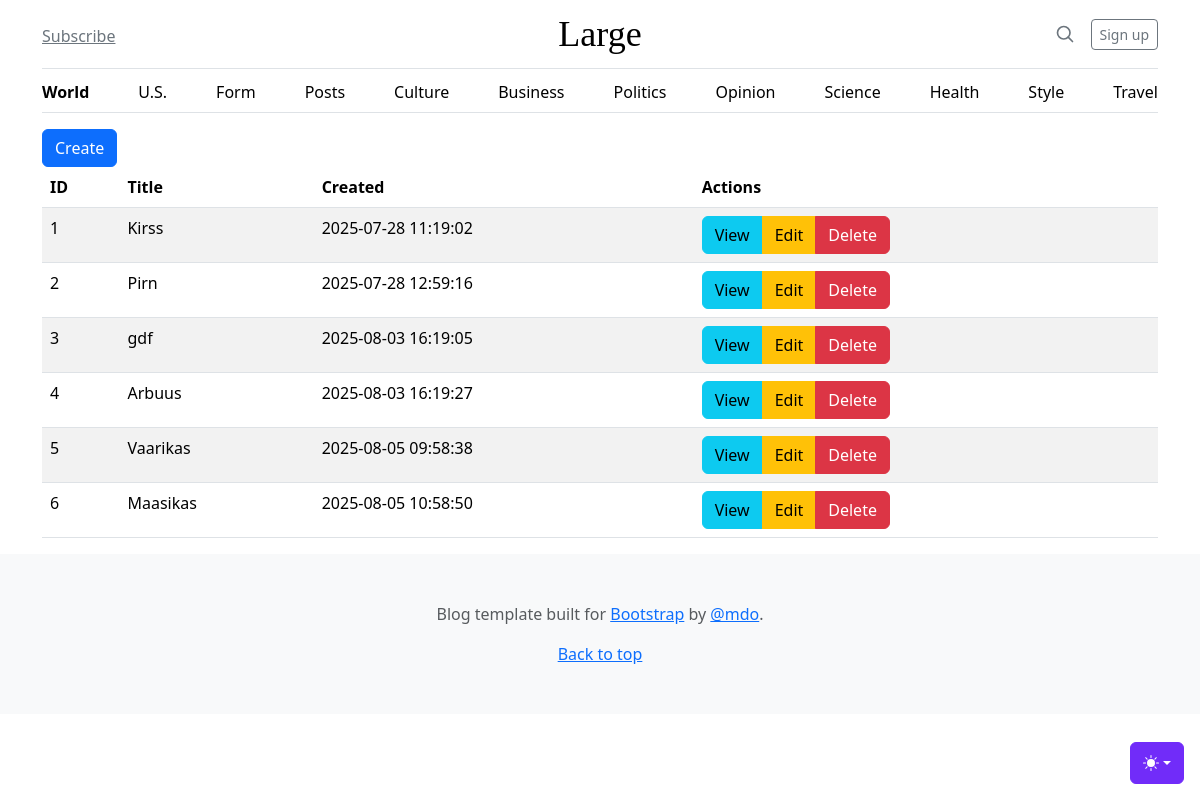
The page /admin/posts on the database as committed earlier.
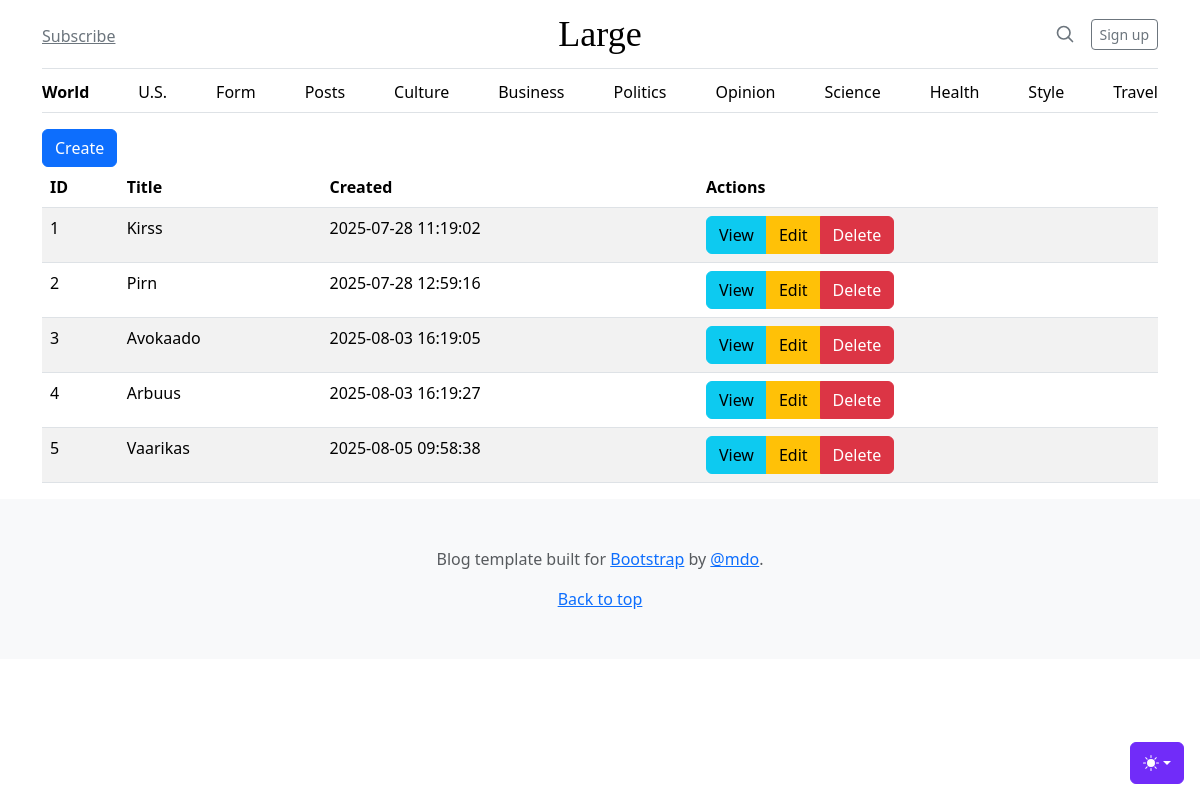
The same page on the database as committed later.
### tables this page shows
CREATE TABLE posts
(
    id      integer
        constraint posts_pk
            primary key autoincrement,
    title   text not null,
    body    text not null,
    created datetime
);

### src/Router.php (called while the page is built, shortened)
<?php
class Router {
    private static $routes = [];
    private $path;
    private $method;
    public function __construct($path, $method)  {
        $this ->path = parse_url($path, PHP_URL_PATH);
        $this->method = $method;
    }
    public function match() {
    foreach(self::$routes as $route){
        if($route['path'] === $this->path && $route['method'] === $this->method) {
            return $route;
        }
    }
    return false;
}
    public static function addRoute($method, $path, $action){
        self::$routes[] = ['method'=> $method, 'path' => $path, 'action' => $action];
    }
}

### src/Controllers/PostsController.php (called while the page is built, shortened)
<?php
class PostsController {
    public function index() {
        $posts = Post::all();
        include __DIR__ . '/../../views/posts/index.php';
    }
}

### src/DB.php (called while the page is built, shortened)
<?php
class DB {
    private $conn;
    public function __construct() {
        try {
        $this->conn = new PDO("sqlite:db.sqlite");
        $this->conn->setAttribute(PDO::ATTR_ERRMODE, PDO::ERRMODE_EXCEPTION);
        } catch(PDOException $e) {
        echo "Ühendus puudub: " . $e->getMessage();
        }
    }
    public function all($table, $class) {
        $stmt = $this->conn->prepare("SELECT * FROM $table");
        $stmt->execute();
        $stmt->setFetchMode(PDO::FETCH_CLASS, $class);
        return $stmt->fetchAll();
    }
    }

### src/Models/Model.php (called while the page is built, shortened)
<?php
abstract class Model {
   protected static $table;
    public static function all() {
        $db = new \App\DB();
        return $db->all(static::$table, static::class);
    }
}

### src/Models/Post.php (called while the page is built, shortened)
<?php
class Post extends Model {
    public $created;
    public function createdDate() {
        return new DateTime($this->created);
    }
}

### views/posts/index.php (the view)
<?php include 'views/partials/header.php' ?>
<main class="container">
   <a href="/admin/posts/create" class="btn btn-primary">Create</a>
   <table class="table table-striped table-hover">
       <thead>
           <th>ID</th>
           <th>Title</th>
           <th>Created</th>
           <th>Actions</th>
       </thead>
       <tbody>
           <?php foreach ($posts as $post): ?>
           <tr>
               <td><?=$post->id?></td>
               <td><?=$post->title?></td>
               <td><?=$post->createdDate()->format('Y-m-d H:i:s')?></td>
               <td>
                   <div class="btn-group" role="group" aria-label="Basic example">
                       <a href="/admin/posts/view?id=<?=$post->id?>" class="btn btn-info">View</a>
                       <a href="/admin/posts/edit?id=<?=$post->id?>" class="btn btn-warning">Edit</a>
                       <a href="/admin/posts/delete?id=<?=$post->id?>" class="btn btn-danger">Delete</a>
                   </div>
               </td>
           </tr>
           <?php endforeach; ?>
       </tbody>
   </table>
</main>
<?php include 'views/partials/footer.php' ?>

### public/index.php (shortened to what this page needs)
<?php
spl_autoload_register(function($class) {
    $parts = explode('\\', $class);
    array_shift($parts);
    $class = implode('/', $parts);
});
$router = new App\Router($_SERVER['REQUEST_URI'], $_SERVER['REQUEST_METHOD']);
$match =$router->match();
if($match){
    if(is_callable($match['action'])){
       call_user_func($match['action']);
    } else if(is_array($match['action'])){
        $methodName = $match['action'][1];
        $controller = new $className();
        $controller->$methodName();
    } else {
        echo '404 Ei leitud lehte';
    }
} else {
    echo '404 Ei leitud lehte';
}

### views/partials/header.php (shortened to what this page needs)
<!DOCTYPE html>
<html lang="en" data-bs-theme="auto">
<head>
    <link href="/assets/dist/css/bootstrap.min.css" rel="stylesheet">
    <link href="/blog.css" rel="stylesheet">
</head>
<body>
     <?php include __DIR__ . '/themeswitcher.php' ?>
     <?php include __DIR__ . '/navbar.php' ?>

### views/partials/themeswitcher.php (shortened to what this page needs)
<div class="dropdown position-fixed bottom-0 end-0 mb-3 me-3 bd-mode-toggle"> <button
        class="btn btn-bd-primary py-2 dropdown-toggle d-flex align-items-center" id="bd-theme" type="button"
        aria-expanded="false" data-bs-toggle="dropdown" aria-label="Toggle theme (auto)"> <svg
            class="bi my-1 theme-icon-active" aria-hidden="true">
            <use href="#circle-half"></use>
        </svg> <span class="visually-hidden" id="bd-theme-text">Toggle theme</span> </button>
</div>

### views/partials/navbar.php
<div class="container">
    <header class="border-bottom lh-1 py-3">
        <div class="row flex-nowrap justify-content-between align-items-center">
            <div class="col-4 pt-1"> <a class="link-secondary" href="#">Subscribe</a> </div>
            <div class="col-4 text-center"> <a class="blog-header-logo text-body-emphasis text-decoration-none"
                    href="#">Large</a> </div>
            <div class="col-4 d-flex justify-content-end align-items-center"> <a class="link-secondary" href="#"
                    aria-label="Search"> <svg xmlns="http://www.w3.org/2000/svg" width="20" height="20" fill="none"
                        stroke="currentColor" stroke-linecap="round" stroke-linejoin="round" stroke-width="2"
                        class="mx-3" role="img" viewBox="0 0 24 24">
                        <title>Search</title>
                        <circle cx="10.5" cy="10.5" r="7.5"></circle>
                        <path d="M21 21l-5.2-5.2"></path>
                    </svg> </a> <a class="btn btn-sm btn-outline-secondary" href="#">Sign up</a> </div>
        </div>
    </header>
    <div class="nav-scroller py-1 mb-3 border-bottom">
        <nav class="nav nav-underline justify-content-between"> <a
                class="nav-item nav-link link-body-emphasis active" href="/">World</a> <a
                class="nav-item nav-link link-body-emphasis" href="/us">U.S.</a> <a
                class="nav-item nav-link link-body-emphasis" href="/form">Form</a> <a
                class="nav-item nav-link link-body-emphasis" href="/admin/posts">Posts</a> <a
                class="nav-item nav-link link-body-emphasis" href="#">Culture</a> <a
                class="nav-item nav-link link-body-emphasis" href="#">Business</a> <a
                class="nav-item nav-link link-body-emphasis" href="#">Politics</a> <a
                class="nav-item nav-link link-body-emphasis" href="#">Opinion</a> <a
                class="nav-item nav-link link-body-emphasis" href="#">Science</a> <a
                class="nav-item nav-link link-body-emphasis" href="#">Health</a> <a
                class="nav-item nav-link link-body-emphasis" href="#">Style</a> <a
                class="nav-item nav-link link-body-emphasis" href="#">Travel</a> </nav>
    </div>
</div>

### views/partials/footer.php (shortened to what this page needs)
  <footer class="py-5 text-center text-body-secondary bg-body-tertiary">
        <p>Blog template built for <a href="https://getbootstrap.com/">Bootstrap</a> by <a
                href="https://x.com/mdo">@mdo</a>.</p>
        <p class="mb-0"> <a href="#">Back to top</a> </p>
    </footer>
</body>
</html>

### views/blog.css (style rules this page uses)
.blog-header-logo { font-family: "Playfair Display", Georgia, "Times New Roman", serif; font-size: 2.25rem; }

### views/partials/header.php (style rules this page uses)
.bi { vertical-align: -.125em; fill: currentColor }
.nav-scroller { position: relative; z-index: 2; height: 2.75rem; overflow-y: hidden }
.nav-scroller .nav { display: flex; flex-wrap: nowrap; padding-bottom: 1rem; margin-top: -1px; overflow-x: auto; text-align: center; white-space: nowrap; -webkit-overflow-scrolling: touch }
.btn-bd-primary { --bd-violet-bg: #712cf9; --bd-violet-rgb: 112.520718, 44.062154, 249.437846; --bs-btn-font-weight: 600; --bs-btn-color: var(--bs-white); --bs-btn-bg: var(--bd-violet-bg); --bs-btn-border-color: var(--bd-violet-bg); --bs-btn-hover-color: var(--bs-white); --bs-btn-hover-bg: #6528e0; --bs-btn-hover-border-color: #6528e0; --bs-btn-focus-shadow-rgb: var(--bd-violet-rgb); --bs-btn-active-color: var(--bs-btn-hover-color); --bs-btn-active-bg: #5a23c8; --bs-btn-active-border-color: #5a23c8 }
.bd-mode-toggle { z-index: 1500 }
.bd-mode-toggle .bi { width: 1em; height: 1em }

Rows that differ between the two databases and show on the page:
removed posts: id "6", title "Maasikas", created "2025-08-05 10:58:50"
changed posts id 3: title "gdf" → "Avokaado"
